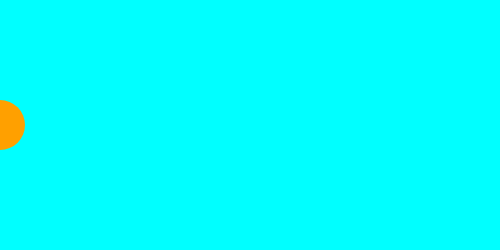
Frame 1 (no input)
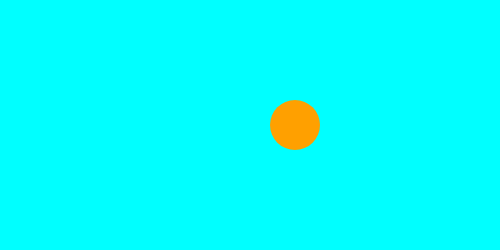
Frame 60 (no input)
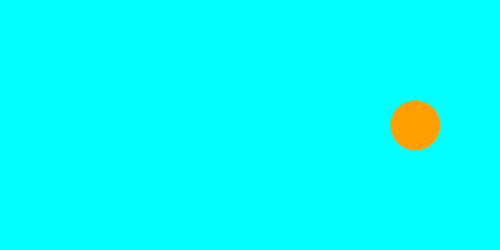
Frame 120 (the mouse pressed at the canvas centre since frame 60)

The p5.js sketch that drew these frames (run headless with seeded random() and noise() and a simulated clock; from frame 60 on, the mouse is pressed at the canvas centre):

// p5.js sketch
// ── sketch.js
let y = 125
let x = 0
let velocidad = 5
let distancia
let radio = 25

function setup() {
  createCanvas(500, 250)
  noStroke()
}

function draw() {
  background(0, 255, 255)
  fill(255, 160, 0)

  // Imprimimos el circulo en las variables x e y
  ellipse(x, y, radio * 2)

  // Si la posición es mayor al límite derecho o (||)
  // si la posición es menor al límite izquierdo
  if (x > width || x < 0) {
    // si alguna de las dos expresiones es verdadera
    // cambiamos el sentido cambiando el signo a velocidad
    velocidad = velocidad * -1
  }

  // con dist() calculamos la distancia entre
  // el centro del circulo y la posición del mouse
  distancia = dist(x, y, mouseX, mouseY)

  x = x + velocidad

  // solo para debuggear
  console.log("Distancia: " + int(distancia) + "px")
}

// Si el mouse está apretado
function mousePressed() {
  // Si la distancia entre el mouse y el centro del circulo 
  // es menor a la variable radio para el ciclo de draw()
  if (distancia <= radio) {
    noLoop()
  }
}

// Cuando el mouse se suelta, draw retoma el ciclo de repetición
function mouseReleased() {
  loop()
}
